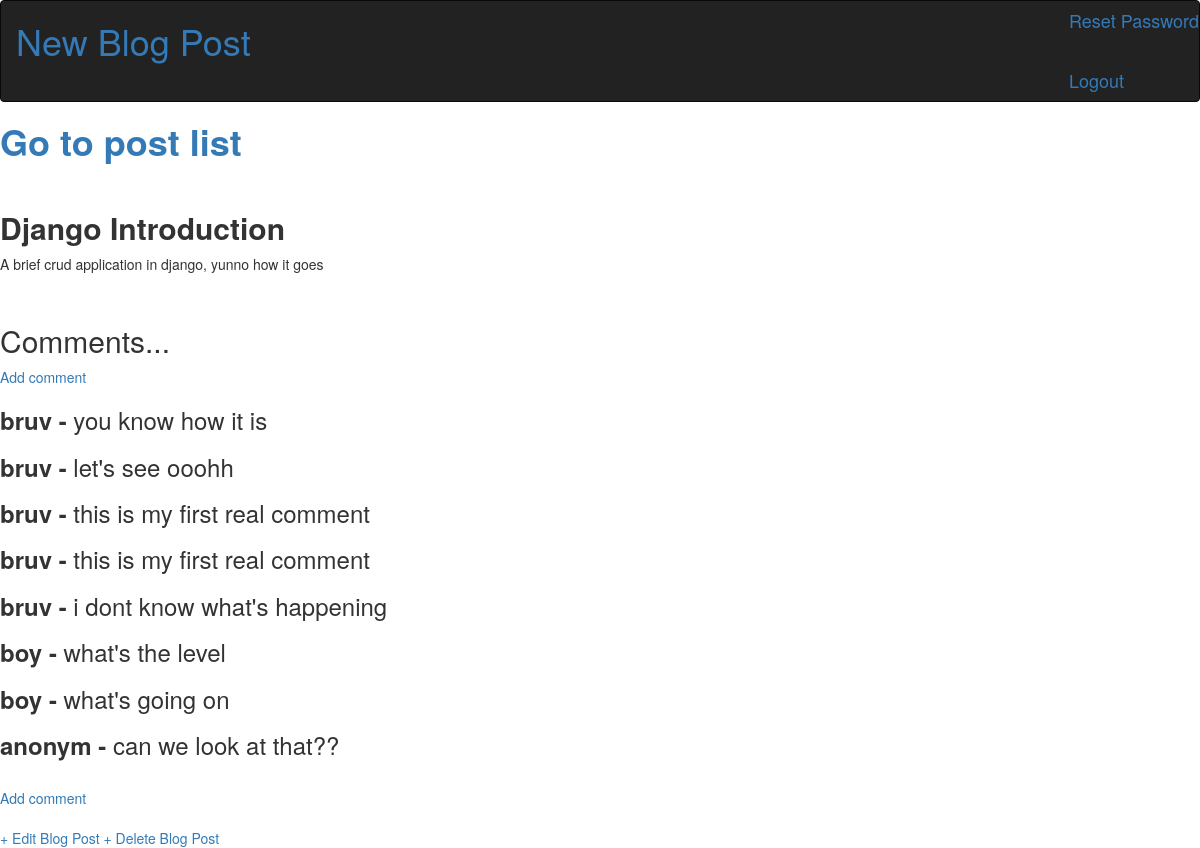
Page /post/2/ (signed in) on the committed database.
### blog/models.py (models this page shows, shortened)
class Post(models.Model):
    title = models.CharField(max_length=200)
    author = models.ForeignKey('auth.User', on_delete=models.CASCADE)
    body = models.TextField()
    objects = PostManager

class Comment(models.Model):
    post = models.ForeignKey(Post, related_name='comments', on_delete=models.CASCADE)
    comment = models.TextField()
    name = models.CharField(max_length=200)

### blog/views.py (the view)
# urls.py: path('post/<int:pk>/', BlogDetailView.as_view(), name='post_detail'),
class BlogDetailView(DetailView):
    model = Post
    template_name = 'post_detail.html'

### templates/post_detail.html (shortened to what this page needs)
{% extends 'home2.html' %}
{% if user.is_authenticated %}
	{% block content %}
			<div>
				<h1>
					<strong>
						<a href="{% url 'home2' %}"> Go to post list </a>
					</strong>
				</h1>
			</div>
			<div class="post-entry">
				<link rel="stylesheet" href="https://maxcdn.bootstrapcdn.com/bootstrap/3.4.1/css/bootstrap.min.css">
				<h2>
					<strong>
						{{ post.title }}
					</strong>
				</h2>
				<p> {{ post.body }}</p>
				<br>
				<h2>Comments...</h2>
					{% if not post.comments.all %}
						No comments Yet...<a href="{% url 'new_comment' post.pk %}">
						Add one</a>
						<br>
					{% elif post.comments.all %}
					<a href="{% url 'new_comment' post.pk %}">Add comment</a>
					<br>
							{% for comment in post.comments.all %}
								<h3>
									<strong>
										{{comment.name}} -
									</strong>
									{{comment.comment}}
								</h3>
							{% endfor %}
					{% endif %}
				<br>
				<a href="{% url 'new_comment' post.pk %}">Add comment</a>
			</div>
				{% if user.is_authenticated %}
					<link rel="stylesheet" href="https://maxcdn.bootstrapcdn.com/bootstrap/3.4.1/css/bootstrap.min.css">
					<a href="{% url 'post_edit' post.pk %}">+ Edit Blog Post</a>
					<a href="{% url 'post_delete' post.pk %}">+ Delete Blog Post</a>
				{% else %}
				You are not logged in, therefore can't make changes
				{% endif %}
	{% endblock %}
{% else %}
You are not logged in, therefore can't make changes
{% endif %}

### rows in the picture
Post: title "Django Introduction", body "A brief crud application in django, yunno how it goes"
Comment: name "bruv", comment "you know how it is"
Comment: name "bruv", comment "let's see ooohh"
Comment: name "bruv", comment "this is my first real comment"
Comment: name "bruv", comment "this is my first real comment"
Comment: name "bruv", comment "i dont know what's happening"
Comment: name "boy", comment "what's the level"
Comment: name "boy", comment "what's going on"
Comment: name "anonym", comment "can we look at that??"
